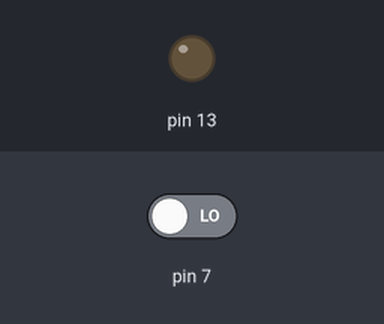
Recording of a sketch running on a simulated Arduino Uno, built with avr-gcc and run on an emulated ATmega328P. Parts: output pins drawn as LEDs (lit = HIGH). The test bench sets the inputs (shaded band); at power-on: pin 7 LOW.

Above: at 2.8 s.
2.9 s: pin 7 driven HIGH
At 3.7 s:
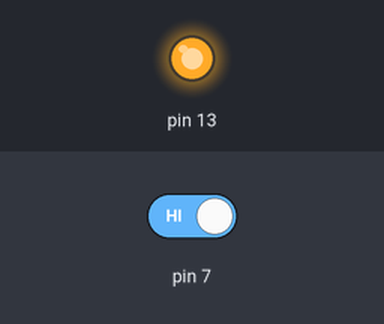
4.5 s: pin 7 driven LOW
At 5.1 s:
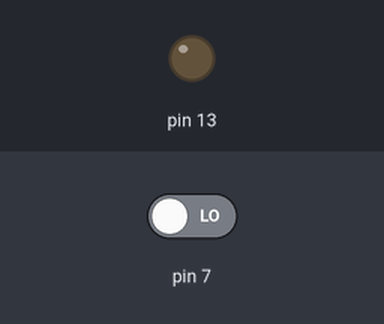
Timing chart, 0 to 7.5 s (numbered marks = the images above; inputs shaded):
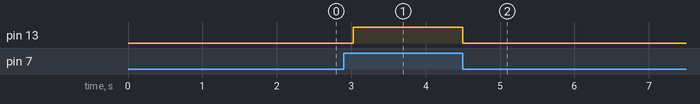

Measured:
- after the input at 2.9 s, pin 13: LOW → HIGH after 0.13 s
- after the input at 4.5 s, pin 13: HIGH → LOW at once

The sketch:

EJ2S3-ArduinoIDE.ino
```cpp
void setup() {
  pinMode(7, INPUT);
  pinMode(13, OUTPUT);
}

void loop() {
  if (digitalRead(7) == HIGH) {
    digitalWrite(13, HIGH);
  } else {
    digitalWrite(13, LOW);
    delay (1000);
  }
  delay(10); //Hacemos un pequeño retraso
}
```
